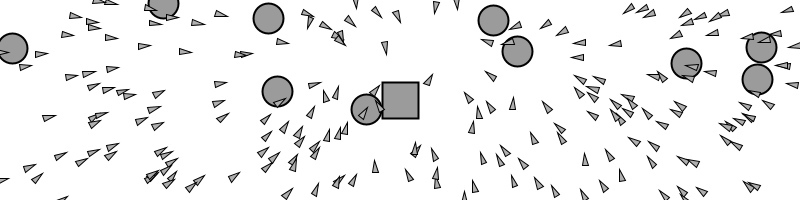
Frame 1 (no input)
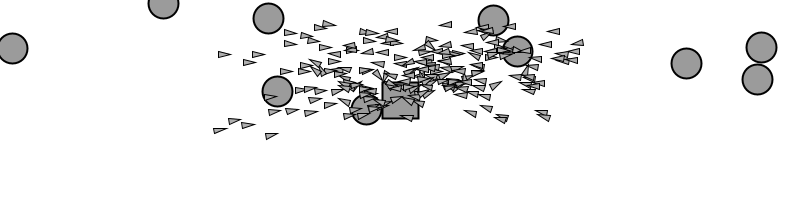
Frame 60 (the mouse pressed at the canvas centre just before this capture)
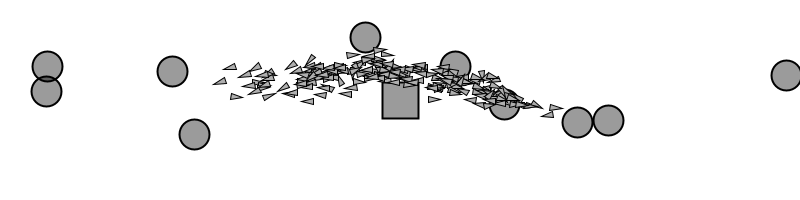
Frame 120 (the mouse held since frame 60 and released just before this capture)

The Processing sketch that drew these frames (run headless with seeded random() and noise(); from frame 60 on, the mouse is pressed at the canvas centre):

// Processing sketch: SeekingNeural
// ── SeekingNeural.pde


//Vehicle v;
ArrayList<Vehicle> veic; 
int numVehicle = 200;
int numTarget = 10;

PVector desired;

ArrayList<PVector> targets;

void setup() {
  size(800, 200);
  smooth();
  
  // The Vehicle's desired location
  desired = new PVector(width/2,height/2);

  
  // Create a list of targets
  makeTargets();
  makeVeic();
  
  // Create the Vehicle (it has to know about the number of targets
  // in order to configure its brain)
  //v = new Vehicle(targets.size(), random(width), random(height));
}

// Make a random ArrayList of targets to steer towards
void makeVeic() {
  veic = new ArrayList<Vehicle>();
  for (int i = 0; i < numVehicle; i++) {
    veic.add(new Vehicle(targets.size(), random(width), random(height)));
    //targets.add(new PVector(random(width), random(height)));
  }
}

// Make a random ArrayList of targets to steer towards
void makeTargets() {
  targets = new ArrayList<PVector>();
  for (int i = 0; i < numTarget; i++) {
    targets.add(new PVector(random(width), random(height)));
  }
}

void draw() {
  background(255);

  // Draw a rectangle to show the Vehicle's goal
  rectMode(CENTER);
  stroke(0);
  strokeWeight(2);
  fill(0, 100);
  rect(desired.x, desired.y, 36, 36);

  // Draw the targets
  for (PVector target : targets) {
    fill(0, 100);
    stroke(0);
    strokeWeight(2);
    ellipse(target.x, target.y, 30, 30);
  }
  
  // Update the Vehicle
  for (Vehicle v : veic) {
    v.steer(targets);
    v.update();
    v.display();
  }
}

void mousePressed() {
  makeTargets();
}

// ── Perceptron.pde


// Perceptron Class

class Perceptron {
  float[] weights;  // Array of weights for inputs
  float c;          // learning constant

  // Perceptron is created with n weights and learning constant
  Perceptron(int n, float c_) {
    weights = new float[n];
    c = c_;
    // Start with random weights
    for (int i = 0; i < weights.length; i++) {
      weights[i] = random(0, 1);
    }
  }

  // Function to train the Perceptron
  // Weights are adjusted based on vehicle's error
  void train(PVector[] forces, PVector error) {
    for (int i = 0; i < weights.length; i++) {
      weights[i] += c*error.x*forces[i].x;         
      weights[i] += c*error.y*forces[i].y;
      weights[i] = constrain(weights[i], 0, 1);
    }
  }

  // Give me a steering result
  PVector feedforward(PVector[] forces) {
    // Sum all values
    PVector sum = new PVector();
    for (int i = 0; i < weights.length; i++) {
      forces[i].mult(weights[i]);
      sum.add(forces[i]);
    }
    return sum;
  }
}

// ── Vehicle.pde

// The "Vehicle" class

class Vehicle {
  
  // Vehicle now has a brain!
  Perceptron brain;
  
  PVector location;
  PVector velocity;
  PVector acceleration;
  float r;
  float maxforce;    // Maximum steering force
  float maxspeed;    // Maximum speed

  Vehicle(int n, float x, float y) {
    brain = new Perceptron(n,0.001);
    acceleration = new PVector(0,0);
    velocity = new PVector(0,0);
    location = new PVector(x,y);
    r = 3.0;
    maxspeed = 4;
    maxforce = 0.1;
  }

  // Method to update location
  void update() {
    // Update velocity
    velocity.add(acceleration);
    // Limit speed
    velocity.limit(maxspeed);
    location.add(velocity);
    // Reset accelerationelertion to 0 each cycle
    acceleration.mult(0);
    
    location.x = constrain(location.x,0,width);
    location.y = constrain(location.y,0,height);
  }

  void applyForce(PVector force) {
    // We could add mass here if we want A = F / M
    acceleration.add(force);
  }
  
  // Here is where the brain processes everything
  void steer(ArrayList<PVector> targets) {
    // Make an array of forces
    PVector[] forces = new PVector[targets.size()];
    
    // Steer towards all targets
    for (int i = 0; i < forces.length; i++) {
      forces[i] = seek(targets.get(i));
    }
    
    // That array of forces is the input to the brain
    PVector result = brain.feedforward(forces);
    
    // Use the result to steer the vehicle
    applyForce(result);
    
    // Train the brain according to the error
    PVector error = PVector.sub(desired, location);
    brain.train(forces,error);
    
  }
  
  // A method that calculates a steering force towards a target
  // STEER = DESIRED MINUS VELOCITY
  PVector seek(PVector target) {
    PVector desired = PVector.sub(target,location);  // A vector pointing from the location to the target
    
    // Normalize desired and scale to maximum speed
    desired.normalize();
    desired.mult(maxspeed);
    // Steering = Desired minus velocity
    PVector steer = PVector.sub(desired,velocity);
    steer.limit(maxforce);  // Limit to maximum steering force
    
    return steer;
  }
    
  void display() {
    
    // Draw a triangle rotated in the direction of velocity
    float theta = velocity.heading2D() + PI/2;
    fill(175);
    stroke(0);
    strokeWeight(1);
    pushMatrix();
    translate(location.x,location.y);
    rotate(theta);
    beginShape();
    vertex(0, -r*2);
    vertex(-r, r*2);
    vertex(r, r*2);
    endShape(CLOSE);
    popMatrix();
  }
}
